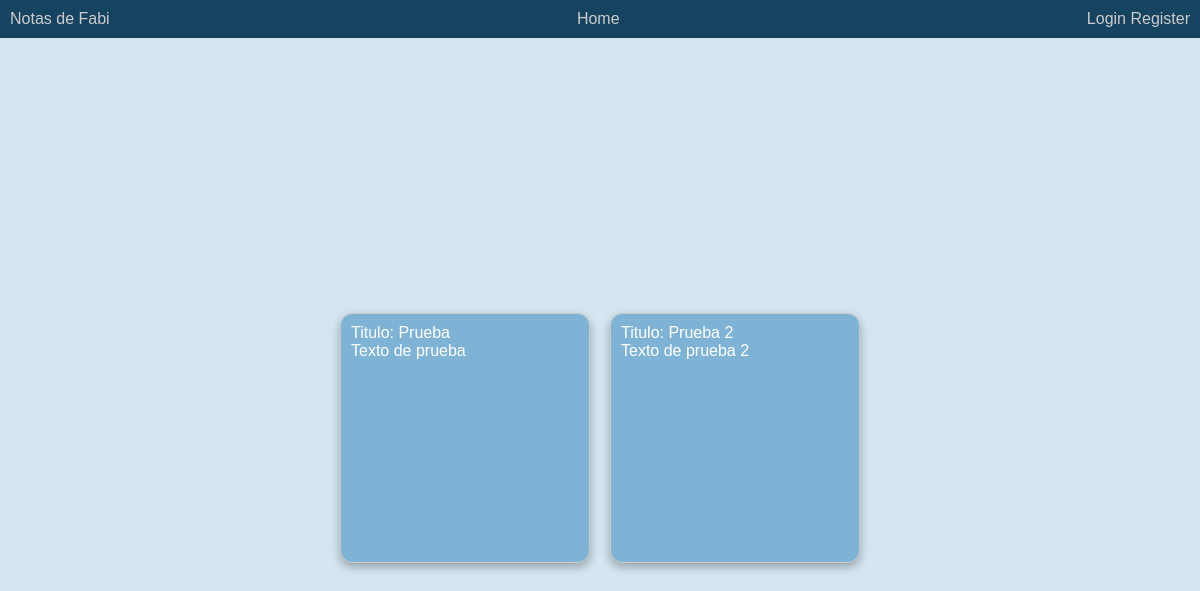
/notes/ (signed in), run on an earlier commit of the app's database.
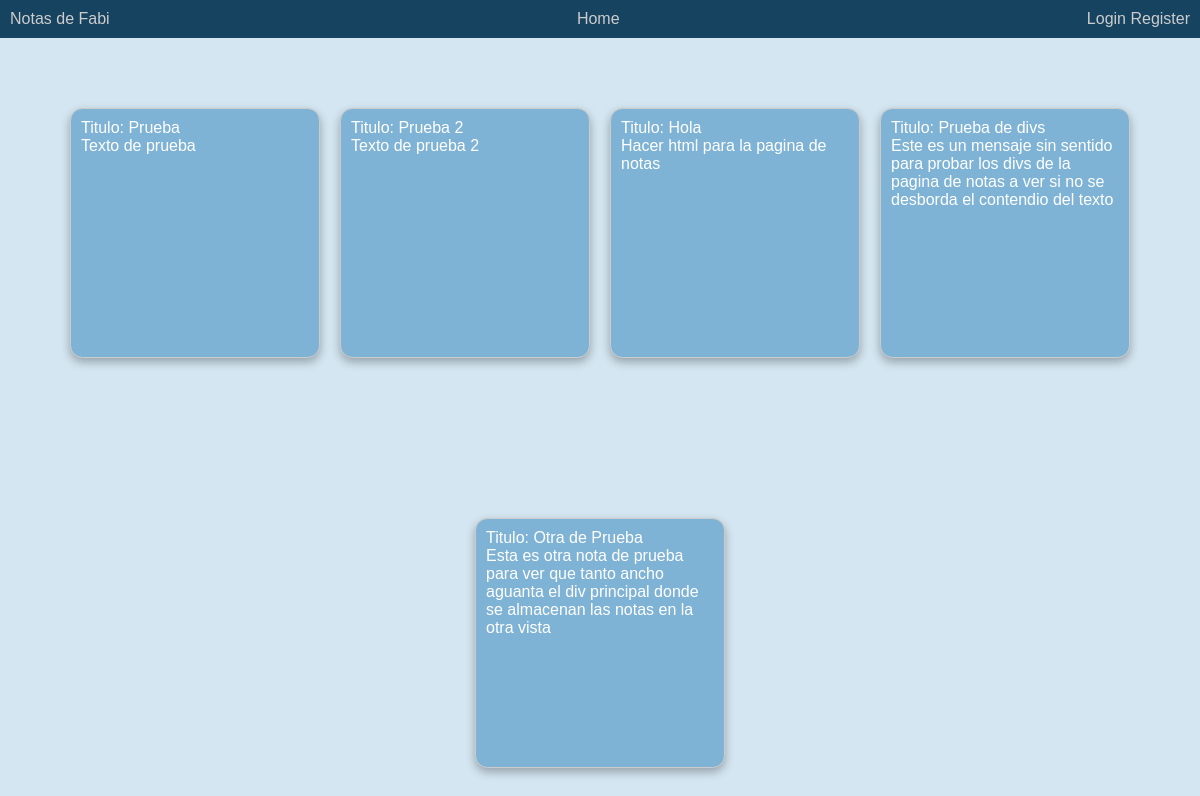
And on a later commit of the database.
### mycrudapp/models.py (models this page shows, shortened)
class Users(models.Model):
    user_name = models.CharField(max_length=200, unique= True)
    email = models.EmailField(max_length=200, unique = True)
    password = models.CharField(max_length=200)

class Mynotes(models.Model):
    title = models.CharField(max_length=200)
    content = models.CharField(max_length=500)
    user_name = models.ForeignKey(Users, on_delete= models.CASCADE)

### mycrudapp/views.py (the view)
# urls.py: path('notes/', views.Notes, name='notes')
def Notes(request):
    user_name = request.session.get('user_name')
    try:
        user = Users.objects.get(user_name = user_name)
        notes = Mynotes.objects.filter(user_name = user)
        return render( request, 'notes.html', {'notes': notes, 'user_name': user_name})
    except Users.DoesNotExist:
        messages.error(request, 'El usuario no existe')

### mycrudapp/templates/notes.html (shortened to what this page needs)
{% load static %}
<!DOCTYPE html>
<html lang="en">
<head>
    <link rel="stylesheet" href="{% static 'styles/notes.css' %}">
</head>
<body>
    {% block content %}
    <nav class="nav-content">
        <p>Notas de {{user_name}}</p>
        <li><a href="/home">Home</a></li>
        <li><a href="/register-login">Login Register</a></li>
    </nav>
    <div class="content-for">
        {% for note in notes %}
        <div class="note-content">
            <p>Titulo: {{note.title}}</p>
            <p>{{ note.content }}</p>
        </div>
        {% endfor %}
    </div>
    {% endblock %}
</body>
</html>

### mycrudapp/static/styles/notes.css (style rules this page uses)
* { margin: 0; padding: 0; font-family: "Helvetica", sans-serif; }
.nav-content { display: flex; justify-content: space-between; padding: 10px; background: #154360; color: #ccc; }
.nav-content a { text-decoration: none; color: #ccc; }
.nav-content li { list-style: none; }
.content-for { display: flex; justify-content: center; align-items: center; height: 100vh; flex-wrap: wrap; gap: 20px; background: #d4e6f1 ; }
.note-content { display: 1 1 30% flex; box-sizing: border-box; background: #7fb3d5 ; color: white; box-shadow: 0px 4px 10px rgba(0, 0, 0, 0.3); border: 1px solid #ccc; border-radius: 5%; width: 250px; height: 250px; overflow-y: auto; overflow-x: hidden; text-overflow: ellipsis; word-wrap: break-word; padding: 10px; }

What changed in the data, as far as the page shows it:
added Mynotes: title "Hola", content "Hacer html para la pagina de notas"
added Mynotes: title "Prueba de divs", content "Este es un mensaje sin sentido para probar los divs de la pagina de notas a ver si no se desborda el contendio del texto"
added Mynotes: title "Otra de Prueba", content "Esta es otra nota de prueba para ver que tanto ancho aguanta el div principal donde se almacenan las notas en la otra vista"
